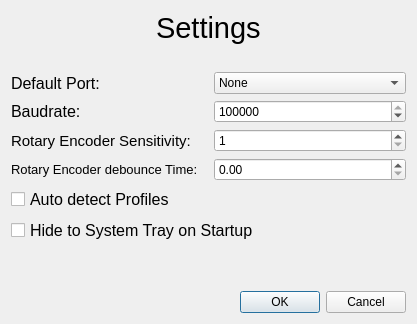
<?xml version="1.0" encoding="UTF-8"?>
<ui version="4.0">
 <class>Settings</class>
 <widget class="QDialog" name="Settings">
  <property name="geometry">
   <rect>
    <x>0</x>
    <y>0</y>
    <width>417</width>
    <height>324</height>
   </rect>
  </property>
  <property name="windowTitle">
   <string>Settings</string>
  </property>
  <property name="windowIcon">
   <iconset resource="../icons/menu_icons.qrc">
    <normaloff>:/icons/settings.png</normaloff>:/icons/settings.png</iconset>
  </property>
  <layout class="QVBoxLayout" name="verticalLayout">
   <item alignment="Qt::AlignHCenter">
    <widget class="QLabel" name="label">
     <property name="sizePolicy">
      <sizepolicy hsizetype="Expanding" vsizetype="Fixed">
       <horstretch>0</horstretch>
       <verstretch>0</verstretch>
      </sizepolicy>
     </property>
     <property name="font">
      <font>
       <family>Liberation Sans</family>
       <pointsize>22</pointsize>
      </font>
     </property>
     <property name="text">
      <string>Settings</string>
     </property>
     <property name="alignment">
      <set>Qt::AlignLeading|Qt::AlignLeft|Qt::AlignTop</set>
     </property>
     <property name="wordWrap">
      <bool>false</bool>
     </property>
    </widget>
   </item>
   <item>
    <spacer name="verticalSpacer_2">
     <property name="orientation">
      <enum>Qt::Vertical</enum>
     </property>
     <property name="sizeHint" stdset="0">
      <size>
       <width>20</width>
       <height>40</height>
      </size>
     </property>
    </spacer>
   </item>
   <item>
    <layout class="QHBoxLayout" name="horizontalLayout">
     <property name="spacing">
      <number>10</number>
     </property>
     <item>
      <widget class="QLabel" name="label_2">
       <property name="font">
        <font>
         <family>Liberation Sans</family>
         <pointsize>12</pointsize>
        </font>
       </property>
       <property name="text">
        <string>Default Port:</string>
       </property>
      </widget>
     </item>
     <item>
      <widget class="QComboBox" name="portBox">
       <item>
        <property name="text">
         <string>None</string>
        </property>
       </item>
       <item>
        <property name="text">
         <string>COM1</string>
        </property>
       </item>
       <item>
        <property name="text">
         <string>COM2</string>
        </property>
       </item>
       <item>
        <property name="text">
         <string>COM3</string>
        </property>
       </item>
      </widget>
     </item>
    </layout>
   </item>
   <item>
    <layout class="QHBoxLayout" name="horizontalLayout_2">
     <property name="spacing">
      <number>10</number>
     </property>
     <item>
      <widget class="QLabel" name="label_3">
       <property name="font">
        <font>
         <family>Liberation Sans</family>
         <pointsize>12</pointsize>
        </font>
       </property>
       <property name="text">
        <string>Baudrate:</string>
       </property>
      </widget>
     </item>
     <item>
      <widget class="QSpinBox" name="baudrateSpin">
       <property name="minimum">
        <number>9600</number>
       </property>
       <property name="maximum">
        <number>2000000</number>
       </property>
       <property name="value">
        <number>115200</number>
       </property>
      </widget>
     </item>
    </layout>
   </item>
   <item>
    <layout class="QHBoxLayout" name="horizontalLayout_3">
     <property name="spacing">
      <number>10</number>
     </property>
     <item>
      <widget class="QLabel" name="label_4">
       <property name="font">
        <font>
         <family>Liberation Sans</family>
         <pointsize>11</pointsize>
        </font>
       </property>
       <property name="toolTip">
        <string>How many Rotary Encoder Events need to be received within 1 Second to be effective</string>
       </property>
       <property name="text">
        <string>Rotary Encoder Sensitivity:</string>
       </property>
      </widget>
     </item>
     <item>
      <widget class="QSpinBox" name="rotarySensSpin">
       <property name="toolTip">
        <string>How many Rotary Encoder Events need to be received within 1 Second to be effective</string>
       </property>
       <property name="minimum">
        <number>1</number>
       </property>
      </widget>
     </item>
    </layout>
   </item>
   <item>
    <layout class="QHBoxLayout" name="horizontalLayout_4">
     <property name="spacing">
      <number>10</number>
     </property>
     <item>
      <widget class="QLabel" name="label_5">
       <property name="font">
        <font>
         <family>Liberation Sans</family>
         <pointsize>10</pointsize>
        </font>
       </property>
       <property name="text">
        <string>Rotary Encoder debounce Time:</string>
       </property>
      </widget>
     </item>
     <item>
      <widget class="QDoubleSpinBox" name="rotaryDebounceSpin">
       <property name="maximum">
        <double>10.000000000000000</double>
       </property>
       <property name="singleStep">
        <double>0.010000000000000</double>
       </property>
      </widget>
     </item>
    </layout>
   </item>
   <item>
    <widget class="QCheckBox" name="autoDetectCheck">
     <property name="font">
      <font>
       <family>Liberation Sans</family>
       <pointsize>12</pointsize>
      </font>
     </property>
     <property name="text">
      <string>Auto detect Profiles</string>
     </property>
    </widget>
   </item>
   <item>
    <widget class="QCheckBox" name="hideToTrayCheck">
     <property name="font">
      <font>
       <family>Liberation Sans</family>
       <pointsize>12</pointsize>
      </font>
     </property>
     <property name="text">
      <string>Hide to System Tray on Startup</string>
     </property>
    </widget>
   </item>
   <item>
    <spacer name="verticalSpacer">
     <property name="orientation">
      <enum>Qt::Vertical</enum>
     </property>
     <property name="sizeHint" stdset="0">
      <size>
       <width>20</width>
       <height>40</height>
      </size>
     </property>
    </spacer>
   </item>
   <item>
    <spacer name="verticalSpacer_3">
     <property name="orientation">
      <enum>Qt::Vertical</enum>
     </property>
     <property name="sizeHint" stdset="0">
      <size>
       <width>20</width>
       <height>40</height>
      </size>
     </property>
    </spacer>
   </item>
   <item>
    <widget class="QDialogButtonBox" name="buttonBox">
     <property name="orientation">
      <enum>Qt::Horizontal</enum>
     </property>
     <property name="standardButtons">
      <set>QDialogButtonBox::Cancel|QDialogButtonBox::Ok</set>
     </property>
    </widget>
   </item>
  </layout>
 </widget>
 <resources>
  <include location="../icons/menu_icons.qrc"/>
 </resources>
 <connections>
  <connection>
   <sender>buttonBox</sender>
   <signal>accepted()</signal>
   <receiver>Settings</receiver>
   <slot>accept()</slot>
   <hints>
    <hint type="sourcelabel">
     <x>248</x>
     <y>254</y>
    </hint>
    <hint type="destinationlabel">
     <x>157</x>
     <y>274</y>
    </hint>
   </hints>
  </connection>
  <connection>
   <sender>buttonBox</sender>
   <signal>rejected()</signal>
   <receiver>Settings</receiver>
   <slot>reject()</slot>
   <hints>
    <hint type="sourcelabel">
     <x>316</x>
     <y>260</y>
    </hint>
    <hint type="destinationlabel">
     <x>286</x>
     <y>274</y>
    </hint>
   </hints>
  </connection>
 </connections>
</ui>
